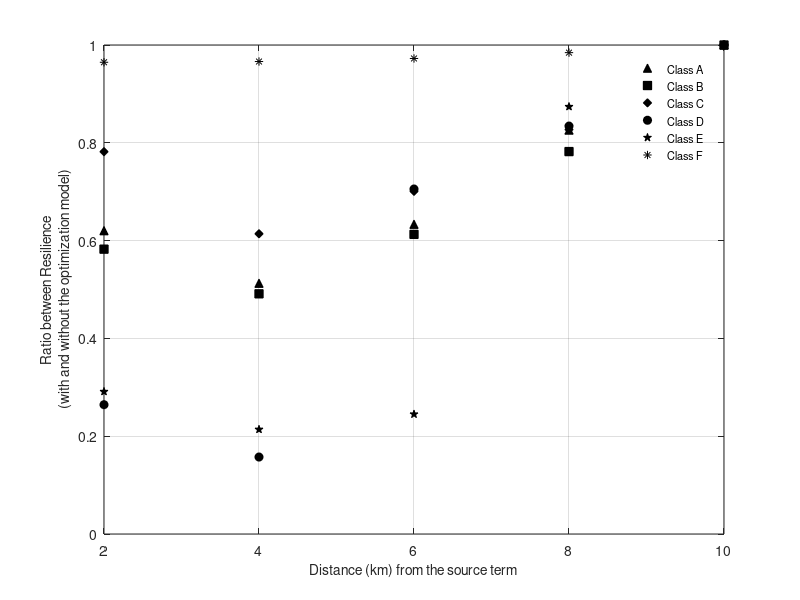

MATLAB code to generate this figure:
% --------------------------Disclaimer-------------------------------------
% Script: CALCULATING THE RATIO BETWEEN RESILIENCES (WITH AND WITHOUT OPTIMIZATION)
% Author: Rodrigo Carneiro Curzio (rodrigo.curzio@ime.eb.br) | Date: Jan 17th 2025
% Based on: ANDRADE, Edson R. et al. Evaluating urban resilience in a disruptive radioactive event. Progress in Nuclear Energy, v. 147, p. 104218, 2022.ANDRADE, Edson R. et al. Evaluating urban resilience in a disruptive radioactive event. Progress in Nuclear Energy, v. 147, p. 104218, 2022.
% -------------------------------------------------------------------------
clear all, clc, close all

%% --- Step 1: Global parameters ------------------------------------------

% Location data
location = [0.1; 2; 4; 6; 8; 10];

% # Loading the files with the Res values

%% --- Step 2: Sample -----------------------------------------------------

% Without optimization
Res_S_Otim = load('Values_Resilience_Without_Optimization.txt');

% With optimization
Res_C_Otim = load('Values_Resilience_With_Optimization.txt');

% Calculation of the resilience ratio (with and without optimization)
ratio = Res_S_Otim ./ Res_C_Otim; % Element by element division

%% --- Step 3: Results ----------------------------------------------------
% Plotting the ratios between resiliences
figure;
hold on;

% Defining the markers for each class
classes = {'A', 'B', 'C', 'D', 'E', 'F'};
markers = {'^', 's', 'd', 'o', 'p', '*'};

for i = 1:size(ratio, 2)
    plot(location, ratio(:, i), ['k', markers{i}], 'MarkerSize', 6, ...
        'MarkerFaceColor', 'k', 'DisplayName', ['Class ', classes{i}]);
end

% Personalização do gráfico
xlabel('Distance (km) from the source term', 'FontSize', 10);
ylabel(sprintf('Ratio between Resilience\n (with and without the optimization model)'),'FontSize',10);
legend('Location', 'best', 'FontSize', 8);
grid on;
box on;
legend('Location', 'best', 'Box', 'off'); 
xlim([2 10]);
xticks(0:2:10);
hold off;
